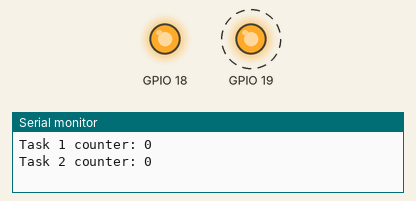
Recording of a program running on a simulated ESP32. On the bench: output pins drawn as LEDs (lit = HIGH), the last lines printed to the serial monitor. Dashed ring = blinking.

Above: at 0.5 s.
At 8.5 s:
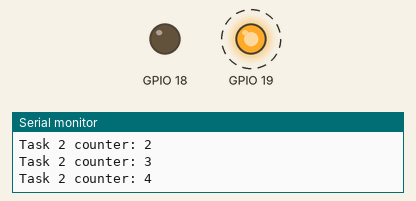
Timing chart, 0 to 13.0 s (numbered marks = the images above):
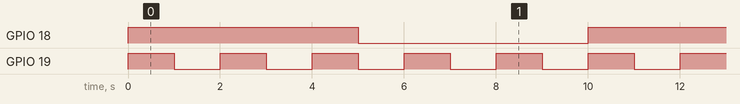

The program:

main.cpp
```cpp
/*
* This code uses 2 different tasks to blink LEDs at different speeds.
* For LEDs: https://circuitdigest.com/microcontroller-projects/arduino-freertos-tutorial1-creating-freertos-task-to-blink-led-in-arduino-uno
*/

/* ______________________________________Libraries______________________________________ */
#include <Arduino.h>
/* _______________________________________Macros________________________________________ */
/* _____________________________Declarations_and_Variables______________________________ */
int count1 = 0;
int count2 = 0;
/* ______________________________________Functions______________________________________ */
void task1(void * parameters){
  pinMode(18, OUTPUT);
    while(1){ // infinite loop
        Serial.print("Task 1 counter: ");
        Serial.println(count1++);
        digitalWrite(18,HIGH);
        vTaskDelay(5000 / portTICK_PERIOD_MS);
        digitalWrite(18,LOW);
        vTaskDelay(5000 / portTICK_PERIOD_MS);
    }
}
void task2(void * parameters){
  pinMode(19, OUTPUT);
    while(1){ // infinite loop
        Serial.print("Task 2 counter: ");
        Serial.println(count2++);
        digitalWrite(19,HIGH);
        vTaskDelay(1000 / portTICK_PERIOD_MS);
        digitalWrite(19,LOW);
        vTaskDelay(1000 / portTICK_PERIOD_MS);
    }
}
/* ________________________________________Setup________________________________________ */
void setup() {
  Serial.begin(115200);


  xTaskCreate(
        task1,    // Function that should be called
        "Task 1", // Name of the task (for debugging)
        1000,     // Stack size (bytes)
        NULL,     // Parameter to pass
        1,        // Task priority
        NULL      // Task handle
  );

	xTaskCreate(
        task2,    // Function that should be called
        "Task 2", // Name of the task (for debugging)
        1000,     // Stack size (bytes)
        NULL,     // Parameter to pass
        1,        // Task priority
        NULL      // Task handle
  );
}
/* ________________________________________Loop_________________________________________ */
void loop() {
  // put your main code here, to run repeatedly:
  //no code here
}
```

Measured:
- by itself, GPIO 18: alternates HIGH for 5.0 s and LOW for 5.0 s
- by itself, GPIO 19: alternates HIGH for 1.0 s and LOW for 1.0 s
- by itself, everything shown: repeats every 10.0 s, in 12 steps
